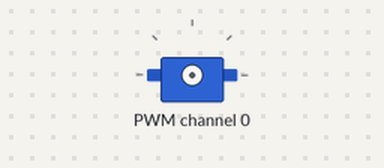
Bench run of a program on a simulated Raspberry Pi (BCM pin numbers). On the bench: servo. Servo angles are drawn from the pulse width (0.5 ms = 0°, 2.5 ms = 180°).

Above: at 0.05 s.
At 0.55 s:
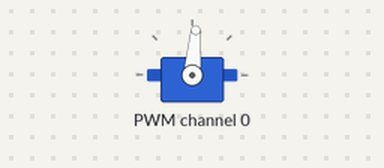
At 1.1 s:
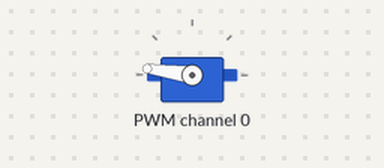
At 2.15 s:
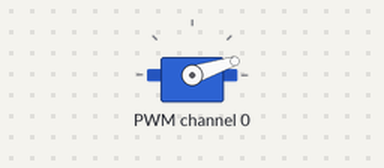
Timing chart, 0 to 5.2 s (numbered marks = the images above):
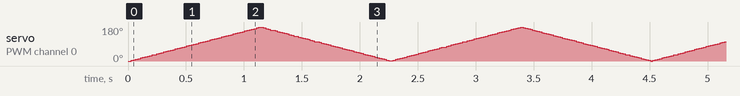

The program:

PCA9685.py
```python
#!/usr/bin/python

import time
import math
import smbus

# ============================================================================
# Raspi PCA9685 16-Channel PWM Servo Driver
# ============================================================================

class PCA9685:

  # Registers/etc.
  __SUBADR1            = 0x02
  __SUBADR2            = 0x03
  __SUBADR3            = 0x04
  __MODE1              = 0x00
  __PRESCALE           = 0xFE
  __LED0_ON_L          = 0x06
  __LED0_ON_H          = 0x07
  __LED0_OFF_L         = 0x08
  __LED0_OFF_H         = 0x09
  __ALLLED_ON_L        = 0xFA
  __ALLLED_ON_H        = 0xFB
  __ALLLED_OFF_L       = 0xFC
  __ALLLED_OFF_H       = 0xFD

  def __init__(self, address=0x40, debug=False):
    self.bus = smbus.SMBus(1)
    self.address = address
    self.debug = debug
    if (self.debug):
      print("Reseting PCA9685")
    self.write(self.__MODE1, 0x00)

  def write(self, reg, value):
    "Writes an 8-bit value to the specified register/address"
    self.bus.write_byte_data(self.address, reg, value)
    if (self.debug):
      print("I2C: Write 0x%02X to register 0x%02X" % (value, reg))

  def read(self, reg):
    "Read an unsigned byte from the I2C device"
    result = self.bus.read_byte_data(self.address, reg)
    if (self.debug):
      print("I2C: Device 0x%02X returned 0x%02X from reg 0x%02X" % (self.address, result & 0xFF, reg))
    return result

  def setPWMFreq(self, freq):
    "Sets the PWM frequency"
    prescaleval = 25000000.0    # 25MHz
    prescaleval /= 4096.0       # 12-bit
    prescaleval /= float(freq)
    prescaleval -= 1.0
    if (self.debug):
      print("Setting PWM frequency to %d Hz" % freq)
      print("Estimated pre-scale: %d" % prescaleval)
    prescale = math.floor(prescaleval + 0.5)
    if (self.debug):
      print("Final pre-scale: %d" % prescale)

    oldmode = self.read(self.__MODE1);
    newmode = (oldmode & 0x7F) | 0x10        # sleep
    self.write(self.__MODE1, newmode)        # go to sleep
    self.write(self.__PRESCALE, int(math.floor(prescale)))
    self.write(self.__MODE1, oldmode)
    time.sleep(0.005)
    self.write(self.__MODE1, oldmode | 0x80)

  def setPWM(self, channel, on, off):
    "Sets a single PWM channel"
    self.write(self.__LED0_ON_L+4*channel, on & 0xFF)
    self.write(self.__LED0_ON_H+4*channel, on >> 8)
    self.write(self.__LED0_OFF_L+4*channel, off & 0xFF)
    self.write(self.__LED0_OFF_H+4*channel, off >> 8)
    if (self.debug):
      print("channel: %d  LED_ON: %d LED_OFF: %d" % (channel,on,off))

  def setServoPulse(self, channel, pulse):
    "Sets the Servo Pulse,The PWM frequency must be 50HZ"
    pulse = pulse*4096/20000        #PWM frequency is 50HZ,the period is 20000us
    self.setPWM(channel, 0, int(pulse))

  def setServoAngle(self, channel, angle):
    "Sets the Servo angle,The PWM frequency must be 50HZ"
    pulse = (angle * 2000 / 180) + 500
    if (self.debug):
      print("channel: %d  angle: %d" % (channel,angle))
    self.setServoPulse(channel, int(pulse))

if __name__=='__main__':

  pwm = PCA9685(0x40, debug=False)
  pwm.setPWMFreq(50)
  channel = 0
  increment = 1
  sleep = 0.005
  while True:
    for i in range(0,180,increment):
      pwm.setServoAngle(channel,i)
      time.sleep(sleep)

    for i in range(180,0,-increment):
      pwm.setServoAngle(channel,i)
      time.sleep(sleep)
```
